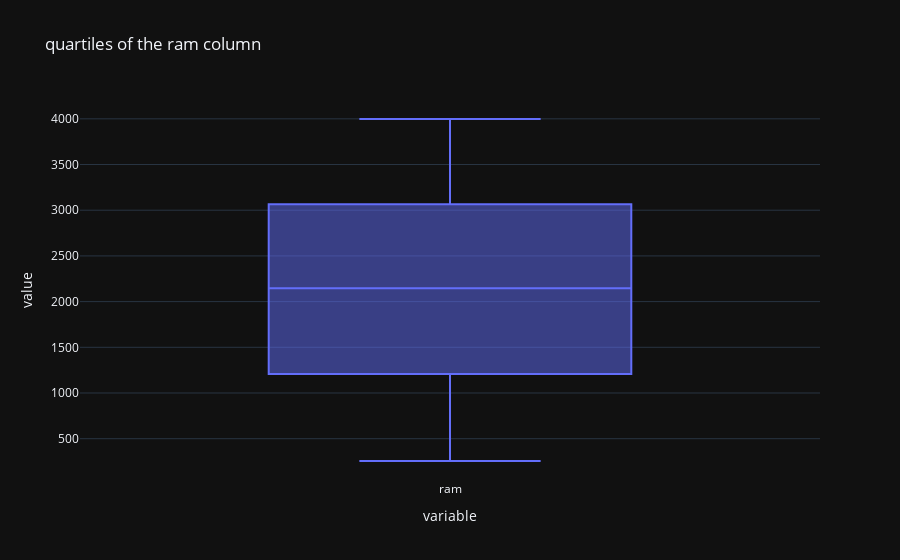

This figure's notebook cell:
### Code cell
fig = px.box(train_df['ram'],
             title='quartiles of the ram column',
             template='plotly_dark'
            )
fig.show()

### Figure 1 — Plotly figure (JSON) as saved in the notebook; plotly's stock layout.template omitted (floating-point values rounded to 4 significant figures; data arrays with more than 128 entries replaced by an {"elided": "..."} marker saying what was removed)
{"data": [{"alignmentgroup": "True", "hovertemplate": "variable=%{x}<br>value=%{y}<extra></extra>", "legendgroup": "", "marker": {"color": "#636efa"}, "name": "", "notched": false, "offsetgroup": "", "orientation": "v", "showlegend": false, "type": "box", "x": {"elided": "2000 str values"}, "x0": " ", "xaxis": "x", "y": {"elided": "2000 int values"}, "y0": " ", "yaxis": "y"}], "layout": {"boxmode": "group", "legend": {"tracegroupgap": 0}, "title": {"text": "quartiles of the ram column"}, "xaxis": {"anchor": "y", "domain": [0, 1], "title": {"text": "variable"}}, "yaxis": {"anchor": "x", "domain": [0, 1], "title": {"text": "value"}}}}
